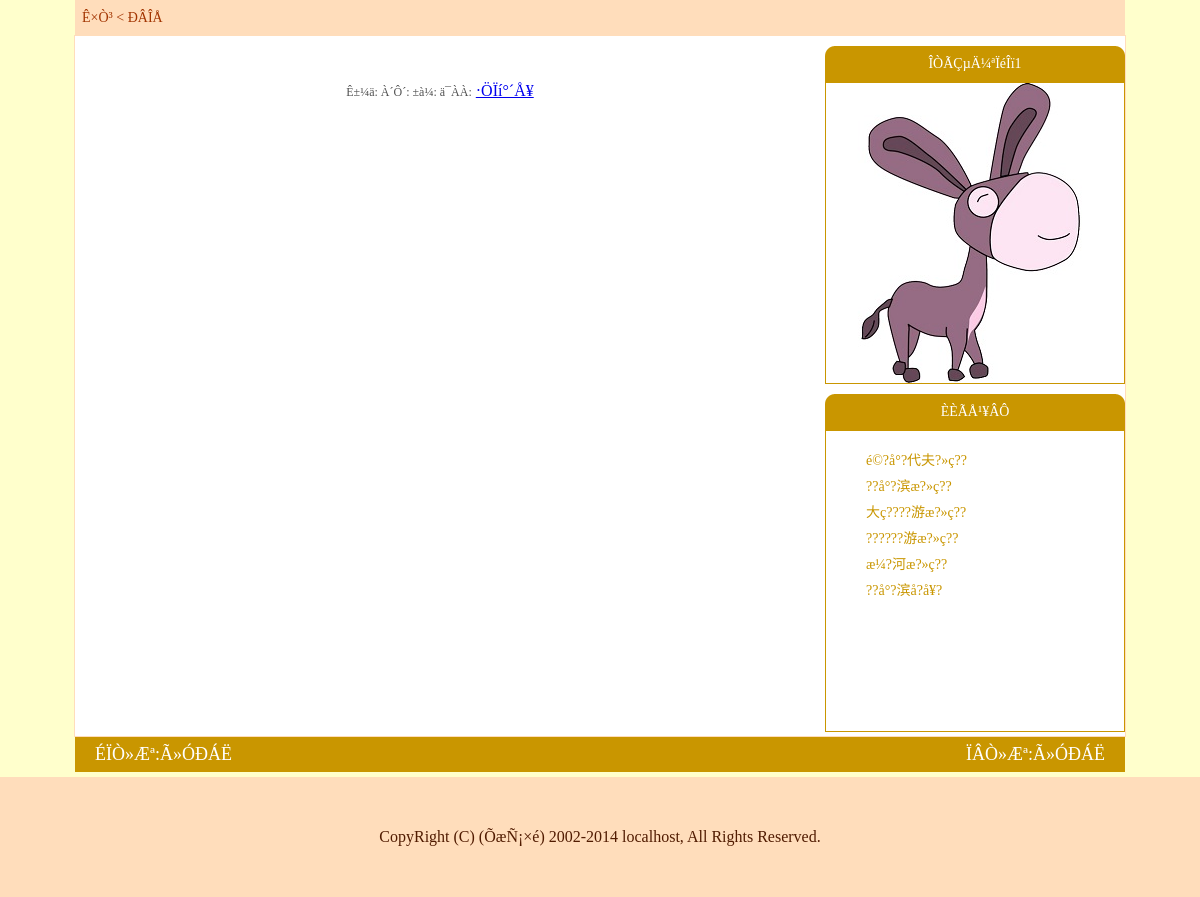
/gonglv/news/index.php, run on the app's committed database.
### tables this page shows
CREATE TABLE IF NOT EXISTS `xwmi_news` (
  `id` int(11) NOT NULL AUTO_INCREMENT,
  `pv` int(11) DEFAULT '0',
  `title` varchar(255) DEFAULT NULL,
  `keywords` varchar(255) DEFAULT NULL,
  `description` varchar(255) DEFAULT NULL,
  `content` varchar(5000) DEFAULT NULL,
  `jianjie` varchar(1000) DEFAULT NULL,
  `datetime` datetime DEFAULT NULL,
  `editor` varchar(255) DEFAULT 'Admin',
  `laiyuan` varchar(255) DEFAULT '本站',
  `bianji` varchar(255) DEFAULT NULL,
  `images` varchar(300) DEFAULT NULL,
  PRIMARY KEY (`id`)
);

### gonglv/news/index.php (the view, shortened to what this page needs)
<!DOCTYPE html PUBLIC "-//W3C//DTD XHTML 1.0 Transitional//EN" "http://www.w3.org/TR/xhtml1/DTD/xhtml1-transitional.dtd">
<html xmlns="http://www.w3.org/1999/xhtml">
<head>
<?php
require_once("../config.php");
$query = $_SERVER['QUERY_STRING'];
$idv = explode(".",$query);
$id = $idv['0'];
$ida = $id-1;
$idb = $id+1;
$numsql = "select * from xwmi_news where id='$id'";
$numery = mysql_query($numsql,$config);
$sys = mysql_fetch_array($numery);
$numsqla = "select * from xwmi_news where id='$ida'";
$numerya = mysql_query($numsqla,$config);
$idaa  = mysql_num_rows($numerya);
$idaaa = mysql_fetch_array($numerya);
$numsqlb = "select * from xwmi_news where id='$idb'";
$numeryb = mysql_query($numsqlb,$config);
$idbb  = mysql_num_rows($numeryb);
$idbbb = mysql_fetch_array($numeryb);
?>
<link href="../style/news.css" rel="stylesheet" type="text/css" />
<div id="menu"><div class="tit">&nbsp;&nbsp;<a href="../index.php">Ê×Ò³</a> &lt; ÐÂÎÅ</div></div>
<div id="main">
<div id="left">
<div id="title"><br /><span style="font-size: 12px;">
<?php
echo "Ê±¼ä:".$sys['datetime'];
echo "À´Ô´:".$sys['laiyuan'];
echo "±à¼­:".$sys['editor'];
echo "ä¯ÀÀ:".$sys['pv'];
?>
</span>
<a class="bshareDiv" href="http://www.bshare.cn/share">·ÖÏí°´Å¥</a>
</div>
</div>
<div id="right">
<div class="m">ÎÒÃÇµÄ¼ªÏéÎï1</div>
<div class="mt">
<img src="../images/ad.jpg" title="¶ÜÁéÐÂÎÅ·¢²¼ÏµÍ³" />
</div>
<div class="m">ÈÈÃÅ¹¥ÂÔ</div>
<div class="mt">
<ul>
<?php
$pvsql = "select * from xwmi_news order by pv desc limit 0,10";
$pvs = mysql_query($pvsql,$config);
while($pv = mysql_fetch_array($pvs))
{
    echo "<li><a href=?";
    echo $pv['id'];
    echo ".html>";
    $t = mb_substr($pv['title'],0,15,'GB2312');
    echo $t;
    echo "</a></li>";
}?>
</ul></div>
</div>
</div>
<div id="fanye">
<div class="left">
ÉÏÒ»Æª:<?php
if($idaa<"1"){
    echo "Ã»ÓÐÁË";
}else{
    echo "<a href=?";
    echo $idaaa['id'];
    echo ".html>";
    echo $idaaa['title'];
    echo "</a>";
}
?></div>
<div class="right">
ÏÂÒ»Æª:<?php
if($idbb<"1"){
    echo "Ã»ÓÐÁË";
}else{
    echo "<a href=?";
    echo $idbbb['id'];
    echo ".html>";
    echo $idbbb['title'];
    echo "</a>";
}
?></div>
</div>
<div id="bottom">
CopyRight (C) (ÕæÑ¡×é) 2002-2014 <?php echo  $_SERVER['HTTP_HOST'];?>, All Rights Reserved.
</div>

### gonglv/style/news.css (style rules this page uses)
#menu { width:1050px; height:35px; background-color: #FFDDBB; margin-left:auto; margin-right:auto; text-align:center; }
#menu .tit { text-align:left; width:1050px; height:35px; font-size:14px; color: #A23400; }
#menu .tit a { font-size:14px; text-decoration:none; color: #A23400; line-height: 35px; }
#main { display:table; width:1050px; height:auto; margin-left:auto; margin-right:auto; border:1px solid #FFDDBB; background-color: #FFFFFF; }
#main #left { width:730px; height:auto; float:left; }
#main #left #title { margin-top:10px; font-size: 16px; color: #505050; line-height: 30px; }
#main #right { width:300px; height:700px; float:right; }
#main #right .m { margin-top:10px; text-align:center; line-height: 36px; font-size:14px; color: #FFFFFF; width:300px; height:36px; background-image:url("../images/m.png"); }
#main #right ul li { list-style: none; }
#main #right .mt { width:298px; text-align: left; height:300px; border:1px solid #C99600; line-height: 25px; }
#main #right .mt a { font-size: 14px; color: #C99600; text-decoration:none; }
#fanye { width:1050px; height:35px; background-color:#C99600; margin-left:auto; margin-right:auto; line-height: 35px; color: #FFFFFF; font-size:18px; }
#fanye .left { padding-left:20px; float:left; }
#fanye .right { padding-right:20px; float:right; }
#bottom { line-height: 120px; color: #511B00; margin-top:5px; width:100%; height:120px; background-color:#FFDDBB; }

### data on the page
xwmi_news: title "é©?å°?代夫?»ç??"
xwmi_news: title "??å°?滨æ?»ç??"
xwmi_news: title "大ç????游æ?»ç??"
xwmi_news: title "??????游æ?»ç??"
xwmi_news: title "æ¼?河æ?»ç??"
xwmi_news: title "??å°?滨å?å¥?"

### other printed values
$_SERVER['HTTP_HOST'] "localhost"
